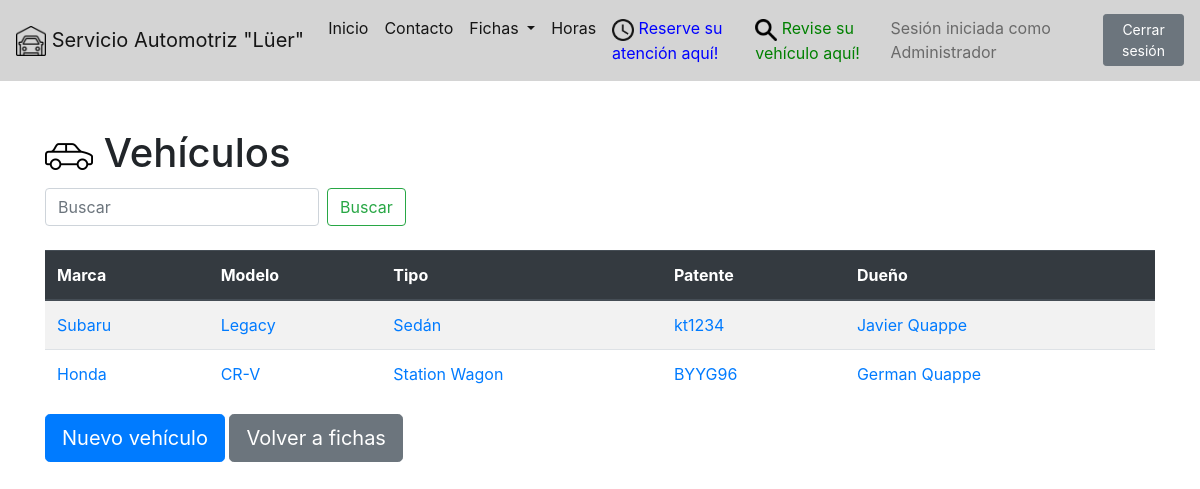
The app's page /fichas/vehiculos/ (signed in), older data.
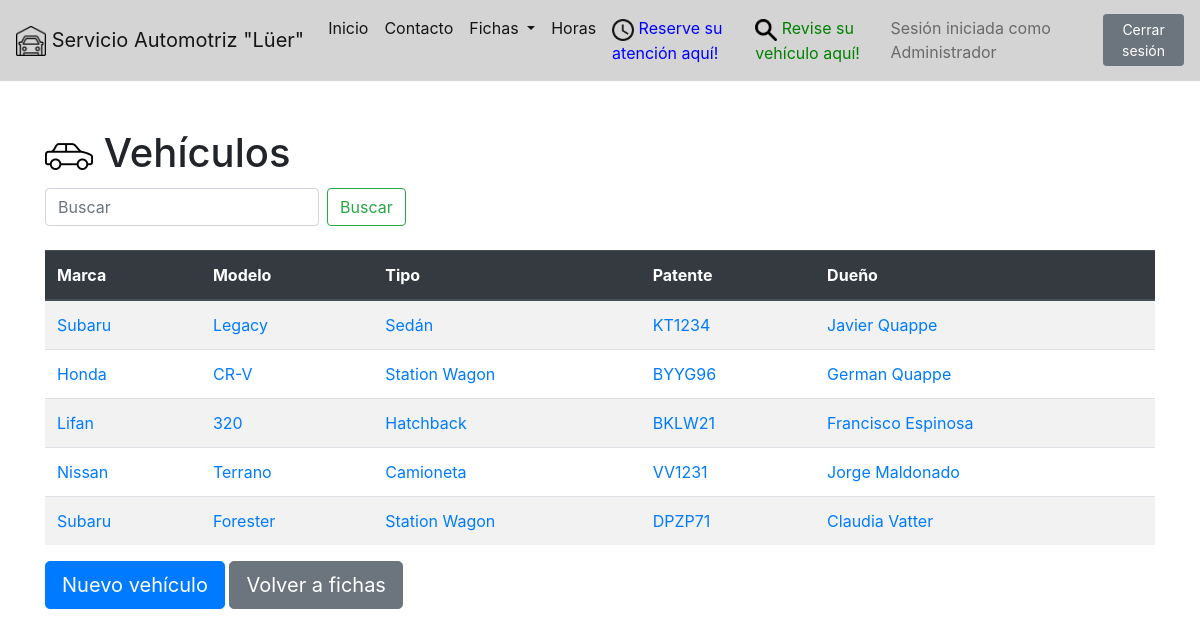
The same page, newer data.
### fichas/models.py (models this page shows, shortened)
class Vehiculo(models.Model):
	id_cliente	= models.ForeignKey('Cliente', blank = True, null = True, on_delete = models.SET_NULL, verbose_name='Dueño')
	patente		= models.CharField(max_length = 6)
	vin 		= models.CharField(max_length = 20, blank = True, null = True)
	tipo		= models.CharField(max_length = 40, default="Sedán")
	marca		= models.CharField(max_length = 40)
	modelo		= models.CharField(max_length = 40)
	kilometraje	= models.PositiveIntegerField()
	anyo		= models.PositiveIntegerField(null = True)
	imagen		= models.ImageField(upload_to='vehiculos/', blank=True, null=True)
	objects		= VehiculoManager()
	def get_absolute_url(self):
		return reverse("fichas:vehiculo-detail", kwargs={"id": self.id})

class Cliente(models.Model):
	rut			= models.CharField(max_length = 10)
	nombre		= models.CharField(max_length = 100)
	telefono	= models.CharField(max_length = 12)
	email		= models.CharField(max_length = 100, blank = True)
	objects		= ClienteManager()
	def get_absolute_url(self):
		return reverse("fichas:cliente-detail", kwargs={"id": self.id})
	def __str__(self):
		return self.nombre

### fichas/views.py (the view)
# urls.py: path('vehiculos/', vehiculo_list_view, name='vehiculo-list'),
@login_required
def vehiculo_list_view(request):
	queryset = Vehiculo.objects.all()
	context = {
		"object_list": queryset
	}
	return render(request, "vehiculos/vehiculo_list.html", context)

### fichas/models.py (called while the page is built)
	def get_queryset(self):
		return VehiculoQuerySet(self.model, using=self._db)

### fichas/templates/vehiculos/vehiculo_list.html
{% extends 'base.html' %}
{% load static %}
{% block content %}
<h1><img src="{% static 'pages/images/vehiculos48.png' %}"> Vehículos</h1>
<form class="form-inline my-2 my-lg-0" action="search/">
	<input class="form-control mr-sm-2" type="search" name="q" placeholder="Buscar" aria-label="Search">
	<button class="btn btn-outline-success my-2 my-sm-0" type="submit">Buscar</button>
</form>
<br/>
<table class="table table-striped table-hover">
	<thead class="thead-dark">
		<tr>
			<th>Marca</th>
			<th>Modelo</th>
			<th>Tipo</th>
			<th>Patente</th>
			<th>Dueño</th>
		</tr>
	</thead>
	{% for instance in object_list %}
	<tr>
		<td><a href='{{ instance.get_absolute_url }}'>{{ instance.marca }}</a></td>
		<td><a href='{{ instance.get_absolute_url }}'>{{ instance.modelo }}</a></td>
		<td><a href='{{ instance.get_absolute_url }}'>{{ instance.tipo }}</a></td>
		<td><a href='{{ instance.get_absolute_url }}'>{{ instance.patente }}</a></td>
		<td><a href='{{ instance.id_cliente.get_absolute_url }}'>{{ instance.id_cliente }}</a></td>
	</tr>
	{% endfor %}
</table>
{% if user.is_staff %}
<form action="./crear/">
	<input type="submit" class= "btn btn-primary btn-lg" value="Nuevo vehículo" /> <input type="button" class="btn btn-secondary btn-lg" onclick="location.href='../';" value="Volver a fichas" />
</form>
{% else %}
<input type="button" class="btn btn-secondary btn-lg" onclick="location.href='../';" value="Volver a fichas" />
{% endif %}
{% endblock %}

Row changes from the older to the newer data that the page shows:
changed Vehiculo "Legacy": patente "kt1234" → "KT1234"
added Vehiculo: marca "Lifan", modelo "320", tipo "Hatchback", patente "BKLW21", id_cliente "Francisco Espinosa"
added Vehiculo: marca "Nissan", modelo "Terrano", tipo "Camioneta", patente "VV1231", id_cliente "Jorge Maldonado"
added Vehiculo: marca "Subaru", modelo "Forester", tipo "Station Wagon", patente "DPZP71", id_cliente "Claudia Vatter"
